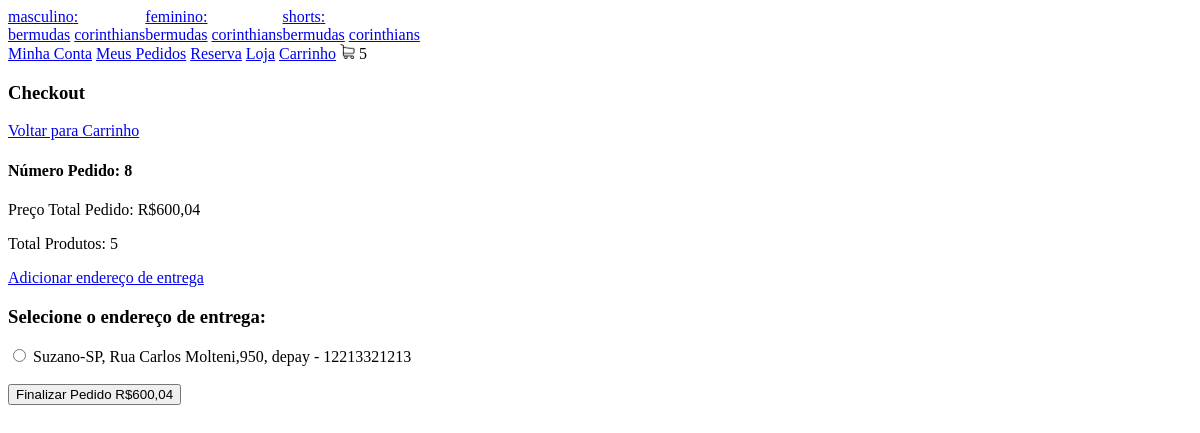
Before: /checkout/ (signed in) with the older database file.
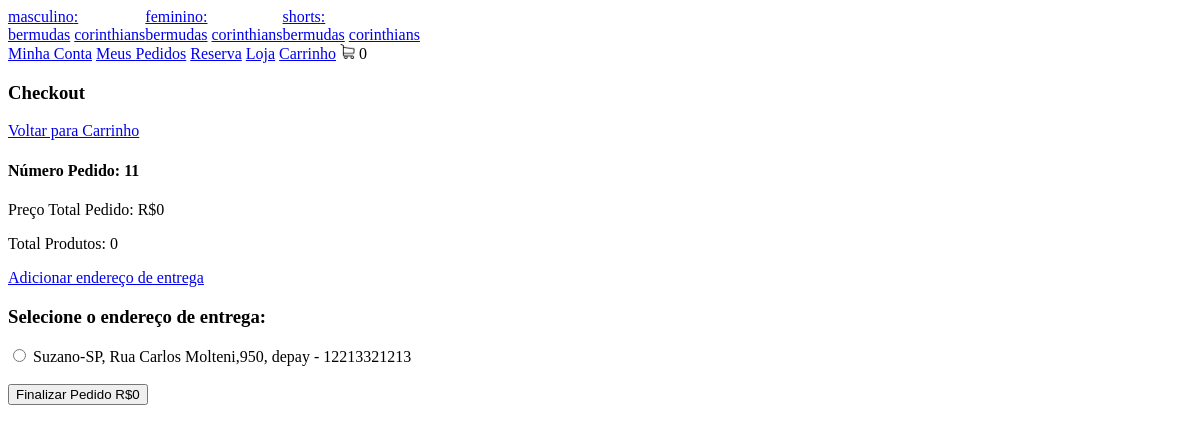
After: the same page with the newer database file.
### loja/models.py (models this page shows, shortened)
class Pedido(models.Model):
    cliente = models.ForeignKey(Cliente, null=True, blank=True,on_delete=models.SET_NULL)
    finalizado = models.BooleanField(default=False)
    codigoTransacao = models.CharField(max_length=200,null=True, blank=True)
    endereco = models.ForeignKey(Endereco, null=True, blank=True, on_delete=models.SET_NULL)
    dataFinalizacao = models.DateTimeField(null=True, blank=True)
    @property
    def quantidadeTotal(self):
        itemPedido = ItemPedido.objects.filter(pedido__id= self.id)
        qntTotal = sum([item.quantidade for item in itemPedido])
        return qntTotal
    @property
    def precoTotal(self):
        itemPedido = ItemPedido.objects.filter(pedido__id = self.id)
        preco = sum([item.precoTotal for item in itemPedido])
        return preco

class ItemPedido(models.Model):
    itemEstoque = models.ForeignKey(ItemEstoque, null=True, blank=True,on_delete=models.SET_NULL)
    cor = models.ForeignKey(Cor, null=True, blank=True,on_delete=models.SET_NULL)
    quantidade = models.IntegerField(default=0)
    pedido = models.ForeignKey(Pedido,null=True, blank=True, on_delete=models.SET_NULL)
    @property
    def precoTotal(self):
        return self.quantidade * self.itemEstoque.produto.preco

class ItemEstoque(models.Model):
    produto = models.ForeignKey(Produto, null=True, blank=True,on_delete=models.SET_NULL)
    nome = models.CharField(max_length=200,null=True, blank=True)
    tamanho = models.CharField(max_length=200,null=True, blank=True)
    cor= models.ForeignKey(Cor,null=True, blank=True, on_delete=models.SET_NULL)
    quantidade = models.IntegerField(null=True, blank=True)

class Produto(models.Model):
    imagem = models.ImageField()
    nome = models.CharField(max_length=200,null=True, blank=True)
    preco = models.DecimalField(max_digits = 10,decimal_places = 2)
    ativo = models.BooleanField(default='True')
    categoria = models.ForeignKey(Categoria, null=True, blank=True,on_delete=models.SET_NULL)
    tipo = models.ForeignKey(Tipo, null=True, blank=True,on_delete=models.SET_NULL)

### loja/views.py (the view)
# urls.py: path('checkout/', checkout, name='checkout'),
def checkout(request):
    if request.user.is_authenticated:
        cliente = request.user.cliente
    else:
        if request.COOKIES.get("idSessao"):
            idSessao = request.COOKIES.get("idSessao")
            cliente, criado = Cliente.objects.get_or_create(idSessao=idSessao)
        else:
            return redirect('loja')
    pedido, criado = Pedido.objects.get_or_create(cliente=cliente, finalizado=False)
    endereco = Endereco.objects.filter(cliente=cliente)
    context = {"pedido": pedido, "endereco": endereco}
    return render(request, 'checkout.html', context)

### loja/new_context.py (called while the page is built)
def carrinho(request):
    quantidadeProdutosCarrinho = 0
    if request.user.is_authenticated:
        cliente = request.user.cliente
    else:
        if request.COOKIES.get('idSessao'):
            idSessao = request.COOKIES.get('idSessao')
            cliente, criado = Cliente.objects.get_or_create(idSessao = idSessao)
        else:
            return {"quantidadeProdutosCarrinho": quantidadeProdutosCarrinho}
    pedido,criado = Pedido.objects.get_or_create(cliente=cliente, finalizado=False)
    itemPedido = ItemPedido.objects.filter(pedido=pedido)
    for item in itemPedido:
        quantidadeProdutosCarrinho += item.quantidade
    return {"quantidadeProdutosCarrinho": quantidadeProdutosCarrinho}

def categoriasTipo(request):
    categoriasBarra = Categoria.objects.all()
    tiposBarra = Tipo.objects.all()
    return {"categoriasBarra": categoriasBarra, "tiposBarra": tiposBarra}

### loja/templates/checkout.html (shortened to what this page needs)
{% extends 'base.html' %}
{% load static %}
{% block body %}
<h3>Checkout</h3>
<a href="{% url 'carrinho' %}">Voltar para Carrinho</a>
<h4>Número Pedido: {{ pedido.id }}</h4>
<p>Preço Total Pedido: R${{ pedido.precoTotal }}</p>
<p>Total Produtos: {{ pedido.quantidadeTotal }}</p>
<a href="{% url 'adicionarEndereco' %}">Adicionar endereço de entrega</a>
<form method="POST" action="">
    <h3>Selecione o endereço de entrega:</h3>
    {% for endereco in endereco %}
        <input type="radio" name="endereco" value="{{ endereco.id }}">
        <label for="{{ endereco.id }}">{{ endereco.cidade }}-{{endereco.estado}}, {{endereco.rua}},{{endereco.numero}}, {{endereco.complemento}} - {{endereco.cep}}</label>
        <br>
    {% endfor %}
<br>
<button type="submit">Finalizar Pedido R${{pedido.precoTotal}}</button>
<br>
</form>
{% endblock %}

### loja/templates/navbar.html
{% load static %}
<nav>
    <div style="display: flex;">
        {% for categoria in categoriasBarra %}
        <div>
            <a href="{% url 'loja' %}{{ categoria.slug }}">{{ categoria.nome }}:</a>
            <br>
            {% for tipo in tiposBarra %}
                <a href="{% url 'loja' %}{{ categoria.slug }}-{{ tipo.slug }}">{{ tipo.nome }}</a>
            {% endfor %}
        </div>
        {% endfor %}
    </div>
    {% if request.user.is_authenticated %}
        <a href="{% url 'minhaconta' %}">Minha Conta</a>
    {% else %}
        <a href="{% url 'fazerLogin' %}">Login</a>
    {% endif %}
    <a href="{% url 'meusPedidos' %}">Meus Pedidos</a>
    <a href="{% url 'homepage' %}">Reserva</a>
    <a href="{% url 'loja' %}">Loja</a>
    <a href="{% url 'carrinho' %}">Carrinho</a>
    <img src="{% static 'images/carrinho.png' %}" alt="Carrinho" width="15" height="15">
    {{ quantidadeProdutosCarrinho }}
</nav>

Changed rows visible on the page:
no longer on this page (row edited): Pedido: id "8", precoTotal "600,04", quantidadeTotal "5"
added Pedido: id "11", precoTotal "0", quantidadeTotal "0"
Other visible differences:
{{ quantidadeProdutosCarrinho }}: "5" → "0"
